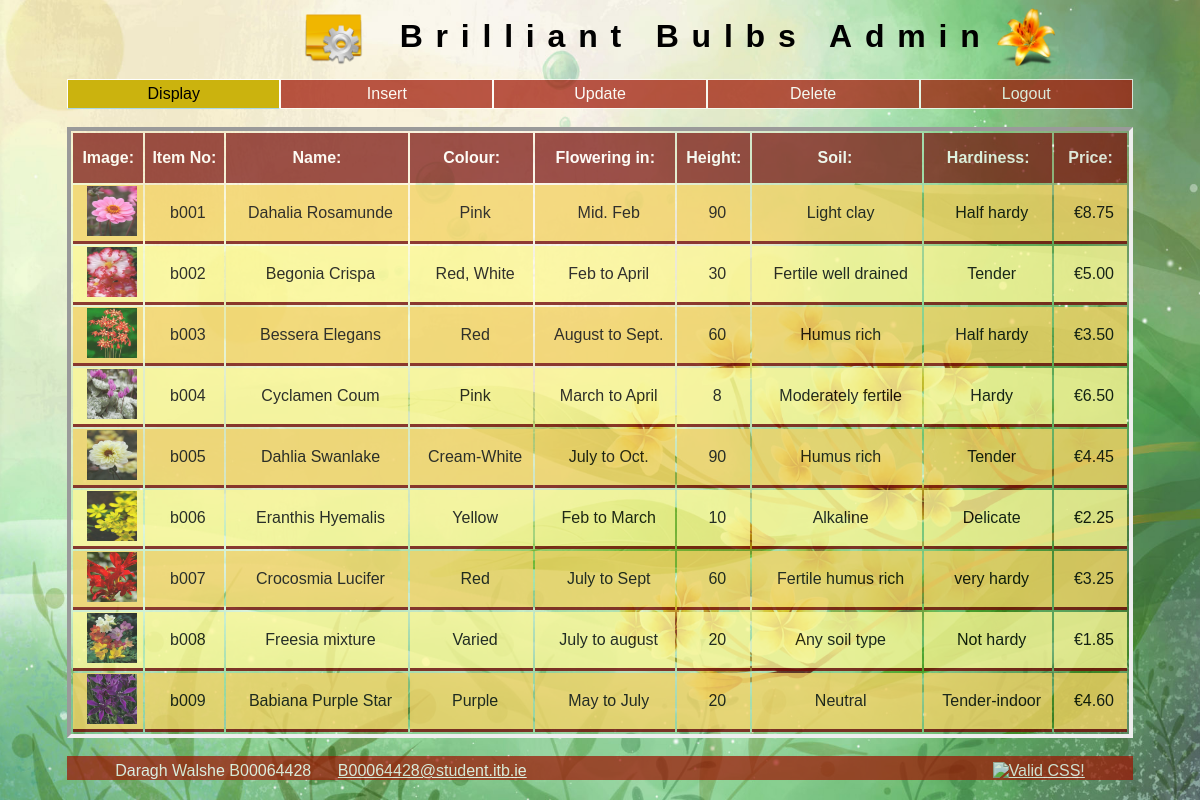
/admin/display.php (signed in), run on the app's committed database.
### tables this page shows
CREATE TABLE IF NOT EXISTS `products` (
  `product_id` varchar(10) NOT NULL,
  `name` varchar(50) NOT NULL,
  `colour` varchar(30) DEFAULT NULL,
  `blooming` varchar(30) DEFAULT NULL,
  `height` int(8) DEFAULT NULL,
  `soil` varchar(30) DEFAULT NULL,
  `hardiness` varchar(30) DEFAULT NULL,
  `price` decimal(9,2) NOT NULL,
  `image` varchar(30) DEFAULT NULL,
  PRIMARY KEY (`product_id`)
);

### admin/display.php (the view, shortened to what this page needs)
<?php
	include('include/header.php');
?>
<?php
	$query = "select * from products order by product_id";
	$result = @mysql_query( $query )or die( "Could not execute SQL query" );
?>
		<br>
		<table id="display_table">
			<tr>
				<th>
					<strong> Image:</strong>
				</th>
				<th>
					<strong> Item No:</strong>
				</th>
				<th>
					<strong> Name: </strong>
				</th>
				<th>
					<strong> Colour:</strong>
				</th>
				<th>
					<strong> Flowering in: </strong>
				</th>
				<th class="widen">
					<strong> Height:</strong>
				</th>
				<th >
					<strong> Soil:&nbsp; </strong>
				</th>
				<th>
					<strong> Hardiness:</strong>
				</th>
				<th class="widen">
					<strong> Price:</strong>
				</th>
			</tr>
<?php
	while ($row = mysql_fetch_array( $result) )
	{
?>
			<tr <?php oddrow(); ?> >
				<td>
					<a href="detailProduct.php?product_id=<?php echo $row['product_id']; ?>">
					<img width="50" height="50" src="../images/<?php echo $row['image'];?>">
					</a>
				</td>
				<td>
					<?php echo $row["product_id"]; ?>
				</td>
				<td>
					<?php echo $row["name"]; ?>
				</td>
				<td>
					<?php echo $row["colour"]; ?>
				</td>
				<td>
					<?php echo $row["blooming"]; ?>
				</td>
				<td>
					<?php echo $row["height"]; ?>
				</td>
				<td>
					<?php echo $row["soil"]; ?>
				</td>
				<td>
					<?php echo $row["hardiness"]; ?>
				</td>
				<td>
					&euro;<?php echo $row["price"]; ?>
				</td>
			</tr>
	<?php
	}
	?>
		</table>
<?php
	include('../include/footer.php');
?>

### css/admin.css (style rules this page uses)
table { border: 4px inset; margin: 0 auto; width: 90%; }
td { padding-left: 0.5em; }
h1, h2, h3, h4, th, td { text-align: center; }
.oddrow { background-color: #F3D366; opacity: 0.8; }
.evenrow { background-color: #FCF797; opacity: 0.8; }
.widen { width: 7%; }
th { color: white; padding-top: 1em; padding-bottom: 1em; background-color: #740B07; opacity: 0.7; }
td { border-bottom: 3px solid #740B07; }

### data on the page
products: image (picture), product_id "b001", name "Dahalia Rosamunde", colour "Pink", blooming "Mid. Feb", height "90", soil "Light clay", hardiness "Half hardy", price "8.75"
products: image (picture), product_id "b002", name "Begonia Crispa", colour "Red, White", blooming "Feb to April", height "30", soil "Fertile well drained", hardiness "Tender", price "5.00"
products: image (picture), product_id "b003", name "Bessera Elegans", colour "Red", blooming "August to Sept.", height "60", soil "Humus rich", hardiness "Half hardy", price "3.50"
products: image (picture), product_id "b004", name "Cyclamen Coum", colour "Pink", blooming "March to April", height "8", soil "Moderately fertile", hardiness "Hardy", price "6.50"
products: image (picture), product_id "b005", name "Dahlia Swanlake", colour "Cream-White", blooming "July to Oct.", height "90", soil "Humus rich", hardiness "Tender", price "4.45"
products: image (picture), product_id "b006", name "Eranthis Hyemalis", colour "Yellow", blooming "Feb to March", height "10", soil "Alkaline", hardiness "Delicate", price "2.25"
products: image (picture), product_id "b007", name "Crocosmia Lucifer", colour "Red", blooming "July to Sept", height "60", soil "Fertile humus rich", hardiness "very hardy", price "3.25"
products: image (picture), product_id "b008", name "Freesia mixture", colour "Varied", blooming "July to august", height "20", soil "Any soil type", hardiness "Not hardy", price "1.85"
products: image (picture), product_id "b009", name "Babiana Purple Star", colour "Purple", blooming "May to July", height "20", soil "Neutral", hardiness "Tender-indoor", price "4.60"
